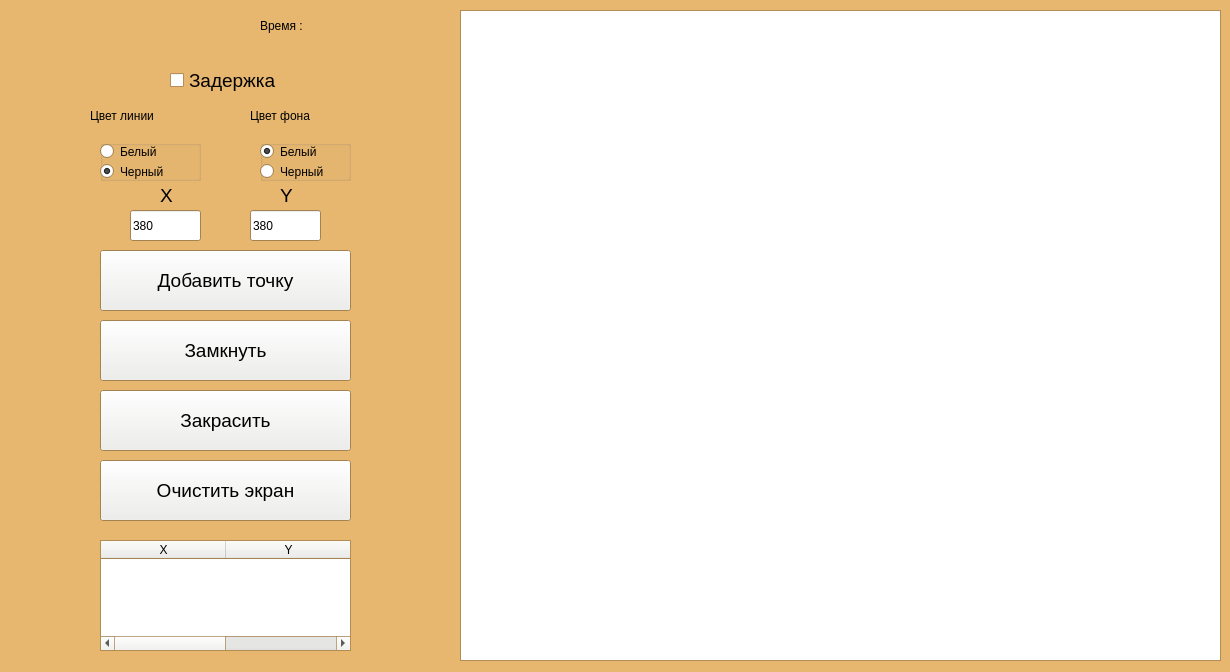
<?xml version="1.0" encoding="UTF-8"?>
<ui version="4.0">
 <class>GUI</class>
 <widget class="QWidget" name="GUI">
  <property name="geometry">
   <rect>
    <x>0</x>
    <y>0</y>
    <width>1230</width>
    <height>672</height>
   </rect>
  </property>
  <property name="palette">
   <palette>
    <active>
     <colorrole role="Button">
      <brush brushstyle="SolidPattern">
       <color alpha="255">
        <red>238</red>
        <green>238</green>
        <blue>236</blue>
       </color>
      </brush>
     </colorrole>
     <colorrole role="Base">
      <brush brushstyle="SolidPattern">
       <color alpha="255">
        <red>255</red>
        <green>255</green>
        <blue>255</blue>
       </color>
      </brush>
     </colorrole>
     <colorrole role="Window">
      <brush brushstyle="SolidPattern">
       <color alpha="255">
        <red>231</red>
        <green>183</green>
        <blue>112</blue>
       </color>
      </brush>
     </colorrole>
    </active>
    <inactive>
     <colorrole role="Button">
      <brush brushstyle="SolidPattern">
       <color alpha="255">
        <red>238</red>
        <green>238</green>
        <blue>236</blue>
       </color>
      </brush>
     </colorrole>
     <colorrole role="Base">
      <brush brushstyle="SolidPattern">
       <color alpha="255">
        <red>255</red>
        <green>255</green>
        <blue>255</blue>
       </color>
      </brush>
     </colorrole>
     <colorrole role="Window">
      <brush brushstyle="SolidPattern">
       <color alpha="255">
        <red>231</red>
        <green>183</green>
        <blue>112</blue>
       </color>
      </brush>
     </colorrole>
    </inactive>
    <disabled>
     <colorrole role="Button">
      <brush brushstyle="SolidPattern">
       <color alpha="255">
        <red>238</red>
        <green>238</green>
        <blue>236</blue>
       </color>
      </brush>
     </colorrole>
     <colorrole role="Base">
      <brush brushstyle="SolidPattern">
       <color alpha="255">
        <red>231</red>
        <green>183</green>
        <blue>112</blue>
       </color>
      </brush>
     </colorrole>
     <colorrole role="Window">
      <brush brushstyle="SolidPattern">
       <color alpha="255">
        <red>231</red>
        <green>183</green>
        <blue>112</blue>
       </color>
      </brush>
     </colorrole>
    </disabled>
   </palette>
  </property>
  <property name="windowTitle">
   <string>GUI</string>
  </property>
  <property name="autoFillBackground">
   <bool>false</bool>
  </property>
  <widget class="QGraphicsView" name="graphicsView">
   <property name="geometry">
    <rect>
     <x>460</x>
     <y>10</y>
     <width>761</width>
     <height>651</height>
    </rect>
   </property>
  </widget>
  <widget class="QLabel" name="label">
   <property name="geometry">
    <rect>
     <x>90</x>
     <y>100</y>
     <width>121</width>
     <height>31</height>
    </rect>
   </property>
   <property name="styleSheet">
    <string notr="true">font: 16pt &quot;Ubuntu&quot;;</string>
   </property>
   <property name="text">
    <string>Цвет линии</string>
   </property>
  </widget>
  <widget class="QLabel" name="label_2">
   <property name="geometry">
    <rect>
     <x>250</x>
     <y>100</y>
     <width>121</width>
     <height>31</height>
    </rect>
   </property>
   <property name="styleSheet">
    <string notr="true">font: 16pt &quot;Ubuntu&quot;;</string>
   </property>
   <property name="text">
    <string>Цвет фона</string>
   </property>
  </widget>
  <widget class="QPushButton" name="drawButton">
   <property name="geometry">
    <rect>
     <x>100</x>
     <y>390</y>
     <width>251</width>
     <height>61</height>
    </rect>
   </property>
   <property name="font">
    <font>
     <pointsize>14</pointsize>
    </font>
   </property>
   <property name="text">
    <string>Закрасить</string>
   </property>
  </widget>
  <widget class="QPushButton" name="clearScreenButton">
   <property name="geometry">
    <rect>
     <x>100</x>
     <y>460</y>
     <width>251</width>
     <height>61</height>
    </rect>
   </property>
   <property name="font">
    <font>
     <pointsize>14</pointsize>
    </font>
   </property>
   <property name="text">
    <string>Очистить экран</string>
   </property>
  </widget>
  <widget class="QLabel" name="label_10">
   <property name="geometry">
    <rect>
     <x>160</x>
     <y>180</y>
     <width>41</width>
     <height>31</height>
    </rect>
   </property>
   <property name="font">
    <font>
     <pointsize>14</pointsize>
    </font>
   </property>
   <property name="text">
    <string>X</string>
   </property>
  </widget>
  <widget class="QLabel" name="label_11">
   <property name="geometry">
    <rect>
     <x>280</x>
     <y>180</y>
     <width>31</width>
     <height>31</height>
    </rect>
   </property>
   <property name="font">
    <font>
     <pointsize>14</pointsize>
    </font>
   </property>
   <property name="text">
    <string>Y</string>
   </property>
  </widget>
  <widget class="QGroupBox" name="groupBox_2">
   <property name="geometry">
    <rect>
     <x>260</x>
     <y>140</y>
     <width>91</width>
     <height>41</height>
    </rect>
   </property>
   <property name="title">
    <string/>
   </property>
   <widget class="QRadioButton" name="white_back">
    <property name="geometry">
     <rect>
      <x>0</x>
      <y>0</y>
      <width>112</width>
      <height>23</height>
     </rect>
    </property>
    <property name="contextMenuPolicy">
     <enum>Qt::ActionsContextMenu</enum>
    </property>
    <property name="text">
     <string>Белый</string>
    </property>
    <property name="checked">
     <bool>true</bool>
    </property>
   </widget>
   <widget class="QRadioButton" name="black_back">
    <property name="geometry">
     <rect>
      <x>0</x>
      <y>20</y>
      <width>112</width>
      <height>23</height>
     </rect>
    </property>
    <property name="text">
     <string>Черный</string>
    </property>
   </widget>
  </widget>
  <widget class="QGroupBox" name="groupBox_3">
   <property name="geometry">
    <rect>
     <x>100</x>
     <y>140</y>
     <width>101</width>
     <height>41</height>
    </rect>
   </property>
   <property name="title">
    <string/>
   </property>
   <widget class="QRadioButton" name="white_fg">
    <property name="geometry">
     <rect>
      <x>0</x>
      <y>0</y>
      <width>112</width>
      <height>23</height>
     </rect>
    </property>
    <property name="text">
     <string>Белый</string>
    </property>
   </widget>
   <widget class="QRadioButton" name="black_fg">
    <property name="geometry">
     <rect>
      <x>0</x>
      <y>20</y>
      <width>112</width>
      <height>23</height>
     </rect>
    </property>
    <property name="text">
     <string>Черный</string>
    </property>
    <property name="checked">
     <bool>true</bool>
    </property>
   </widget>
  </widget>
  <widget class="QLineEdit" name="X">
   <property name="geometry">
    <rect>
     <x>130</x>
     <y>210</y>
     <width>71</width>
     <height>31</height>
    </rect>
   </property>
   <property name="text">
    <string>380</string>
   </property>
  </widget>
  <widget class="QLineEdit" name="Y">
   <property name="geometry">
    <rect>
     <x>250</x>
     <y>210</y>
     <width>71</width>
     <height>31</height>
    </rect>
   </property>
   <property name="text">
    <string>380</string>
   </property>
  </widget>
  <widget class="QCheckBox" name="delayBox">
   <property name="geometry">
    <rect>
     <x>170</x>
     <y>70</y>
     <width>131</width>
     <height>21</height>
    </rect>
   </property>
   <property name="font">
    <font>
     <pointsize>14</pointsize>
    </font>
   </property>
   <property name="text">
    <string>Задержка</string>
   </property>
  </widget>
  <widget class="QPushButton" name="addPointButton">
   <property name="geometry">
    <rect>
     <x>100</x>
     <y>250</y>
     <width>251</width>
     <height>61</height>
    </rect>
   </property>
   <property name="font">
    <font>
     <pointsize>14</pointsize>
    </font>
   </property>
   <property name="text">
    <string>Добавить точку</string>
   </property>
  </widget>
  <widget class="QPushButton" name="closeButton">
   <property name="geometry">
    <rect>
     <x>100</x>
     <y>320</y>
     <width>251</width>
     <height>61</height>
    </rect>
   </property>
   <property name="font">
    <font>
     <pointsize>14</pointsize>
    </font>
   </property>
   <property name="text">
    <string>Замкнуть</string>
   </property>
  </widget>
  <widget class="QLabel" name="timeLabel">
   <property name="geometry">
    <rect>
     <x>260</x>
     <y>10</y>
     <width>191</width>
     <height>31</height>
    </rect>
   </property>
   <property name="styleSheet">
    <string notr="true">font: 16pt &quot;Ubuntu&quot;;</string>
   </property>
   <property name="text">
    <string>Время : </string>
   </property>
  </widget>
  <widget class="QTableWidget" name="table">
   <property name="geometry">
    <rect>
     <x>100</x>
     <y>540</y>
     <width>251</width>
     <height>111</height>
    </rect>
   </property>
   <attribute name="horizontalHeaderMinimumSectionSize">
    <number>57</number>
   </attribute>
   <attribute name="horizontalHeaderDefaultSectionSize">
    <number>125</number>
   </attribute>
   <column>
    <property name="text">
     <string>X</string>
    </property>
    <property name="textAlignment">
     <set>AlignCenter</set>
    </property>
   </column>
   <column>
    <property name="text">
     <string>Y</string>
    </property>
    <property name="textAlignment">
     <set>AlignCenter</set>
    </property>
   </column>
  </widget>
 </widget>
 <resources/>
 <connections/>
</ui>
